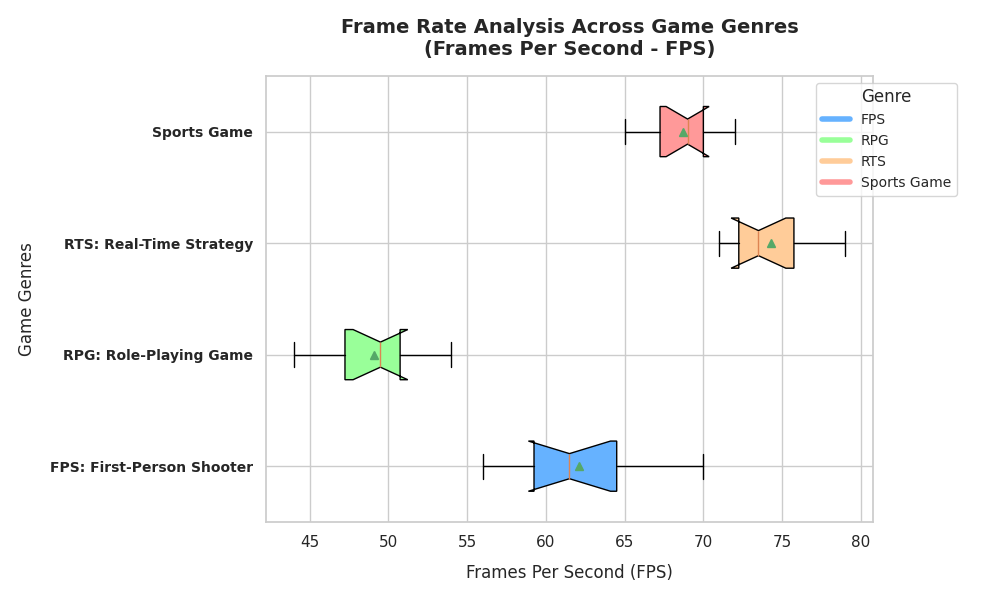

Python code for this plot:
import matplotlib.pyplot as plt
import numpy as np

# Define game genres
genres = ['FPS: First-Person Shooter', 'RPG: Role-Playing Game', 'RTS: Real-Time Strategy', 'Sports Game']

# FPS data for each genre
fps_data = [
    [58, 61, 59, 62, 70, 65, 56, 60, 63, 67],
    [44, 50, 47, 51, 49, 54, 45, 48, 53, 50],
    [72, 75, 73, 72, 76, 73, 78, 71, 79, 74],
    [66, 69, 71, 67, 65, 69, 70, 68, 72, 70]
]

# Initiate a plot
fig, ax = plt.subplots(figsize=(10, 6))

# Generate horizontal box plots
boxplots = ax.boxplot(fps_data, vert=False, patch_artist=True, notch=True, showmeans=True)

# Define custom colors for box plot fill with shuffled order
colors = ['#66B2FF', '#99FF99', '#FFCC99', '#FF9999']
for patch, color in zip(boxplots['boxes'], colors):
    patch.set_facecolor(color)

# Configure title and axis labels
ax.set_title('Frame Rate Analysis Across Game Genres\n(Frames Per Second - FPS)', fontsize=14, fontweight='bold', pad=15)
ax.set_xlabel('Frames Per Second (FPS)', fontsize=12, labelpad=10)
ax.set_ylabel('Game Genres', fontsize=12, labelpad=10)

# Customize y-tick labels
ax.set_yticks(np.arange(1, len(genres) + 1))
ax.set_yticklabels(genres, fontsize=10, fontweight='bold')

# Legend to explain color coding
handles = [plt.Line2D([0], [0], color=color, lw=4) for color in colors]
ax.legend(handles, [genre.split(':')[0] for genre in genres], title="Genre", loc='upper right', bbox_to_anchor=(1.15, 1), fontsize=10)

# Ensure layout is tight
plt.tight_layout()

# Display the plot
plt.show()
